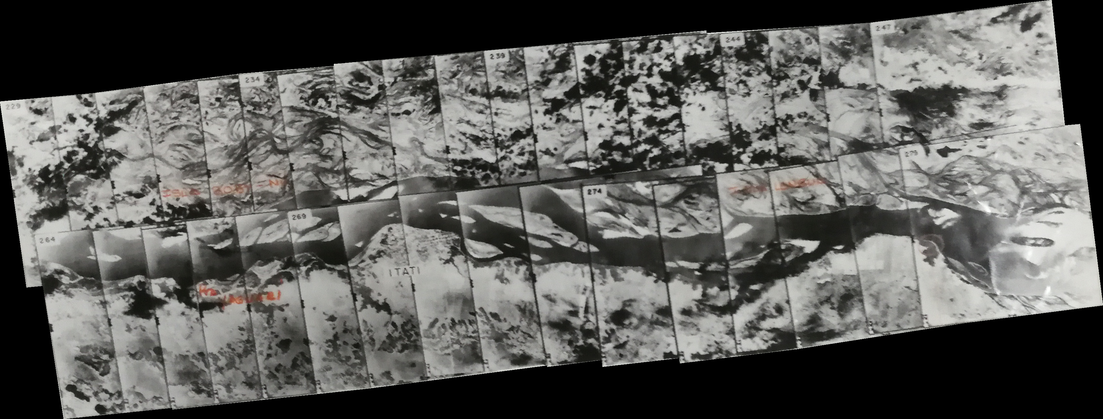
#> input picture images/A13-ZONA II - RIO PARANA - SECTOR 2-2.png, 1103 x 419 px, shrunk from 3391 x 1288 before the run; its folder holds 4 pictures in this run
$ python generate_transparent_a13.py
#> lines starting #> are read from the running program, lines starting #| are printed output that depends on the picture
### remove_background.py
from pathlib import Path
from collections import Counter
from PIL import Image
import argparse

SUPPORTED_EXTENSIONS = {'.png', '.tif', '.tiff'}


# [38 lines left out: function parse_args, not called in this run]


def pick_background_color(img, border=10):
    img = img.convert('RGBA')
    width, height = img.size
    samples = []
    pixels = img.load()

    # Take samples from the image border (top, bottom, left, right)
    for x in range(width):
        for y in range(min(border, height)):
            rgba = pixels[x, y]
            if rgba[3] > 0:
                samples.append(rgba[:3])
        for y in range(max(0, height - border), height):
            rgba = pixels[x, y]
            if rgba[3] > 0:
                samples.append(rgba[:3])

    for y in range(height):
        for x in range(min(border, width)):
            rgba = pixels[x, y]
            if rgba[3] > 0:
                samples.append(rgba[:3])
        for x in range(max(0, width - border), width):
            rgba = pixels[x, y]
            if rgba[3] > 0:
                samples.append(rgba[:3])

    if not samples:
        return (255, 255, 255)

    counter = Counter(samples)
    return counter.most_common(1)[0][0]


def distance_sq(c1, c2):
    return sum((a - b) ** 2 for a, b in zip(c1, c2))


def remove_background(img, bg_color, tolerance=32):
    img = img.convert('RGBA')
    width, height = img.size
    try:
        data = list(img.get_flattened_data())
    except AttributeError:
        data = list(img.getdata())
    threshold = tolerance * tolerance
    new_data = []

    for pixel in data:
        r, g, b, a = pixel
        if a == 0 or distance_sq((r, g, b), bg_color) <= threshold:
            new_data.append((r, g, b, 0))
        else:
            new_data.append(pixel)

    img.putdata(new_data)
    return img


# [6 lines left out: function should_process, not called in this run]


def process_image(path, output_root, source_root, tolerance, border, overwrite, dry_run):
    relative = path.relative_to(source_root)
    if overwrite and path.suffix.lower() == '.png':
        output_path = path
    else:
        output_path = Path(output_root) / relative
        output_path = output_path.with_suffix('.png')

    output_path.parent.mkdir(parents=True, exist_ok=True)

    if dry_run:
        print('[DRY RUN] would process:', path, '->', output_path)
        return

    with Image.open(path) as im:
        bg_color = pick_background_color(im, border=border)
        result = remove_background(im, bg_color, tolerance=tolerance)
        result.save(output_path, format='PNG')
        print('Saved', output_path)


# [21 lines left out: function main, not called in this run]


# [2 lines that do not run on import are left out]

### generate_transparent_a13.py
from pathlib import Path
from remove_background import process_image

source_root = Path('images')
output_root = Path('images_transparent')

png_files = sorted([p for p in source_root.glob('*A13*') if p.is_file() and p.suffix.lower() == '.png'])
print(f'Processing {len(png_files)} A13 PNG files...')
for idx, p in enumerate(png_files, start=1):
    print(f'[{idx}/{len(png_files)}] {p.name}')
    process_image(p, output_root, source_root, tolerance=32, border=10, overwrite=False, dry_run=False)
#> in process_image, im is the input picture: PIL image 1103x419 RGBA; mean R, G, B, A 92.9, 92.9, 90, 255
#> after the loop in pick_background_color, `for x in range(width):`: samples = 22060 items
#> after the loop in pick_background_color, `for y in range(height):`: samples = 30440 items
#> in pick_background_color, `counter = Counter(samples)`: counter = 1186 items
#> in process_image, `bg_color = pick_background_color(im, border=border)`: bg_color = (0, 0, 0)
#> in remove_background, `data = list(img.getdata())`: data = 462157 items
#> in remove_background, `img.putdata(new_data)`:
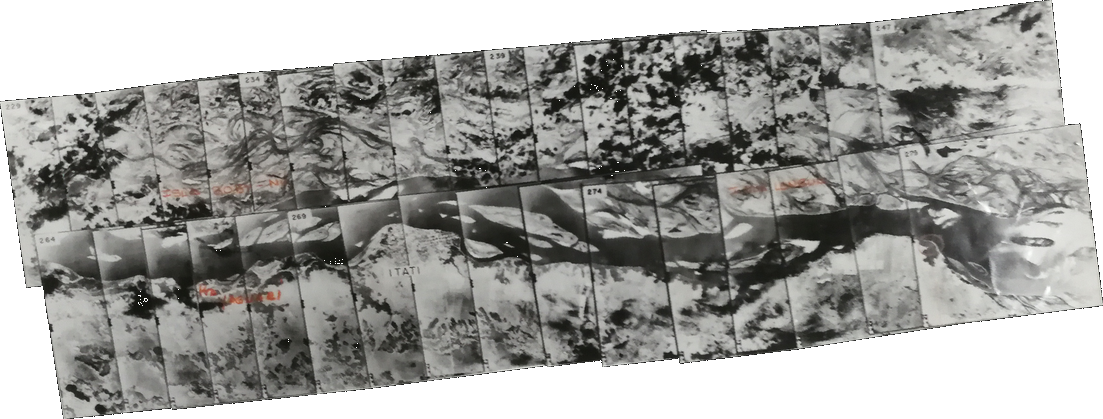
#> img: PIL image 1103x419 RGBA; mean R, G, B, A 92.9, 92.9, 90, 187.1; transparent parts drawn white
#> pass 2 of the loop `for idx, p in enumerate(png_files, start=1):`:
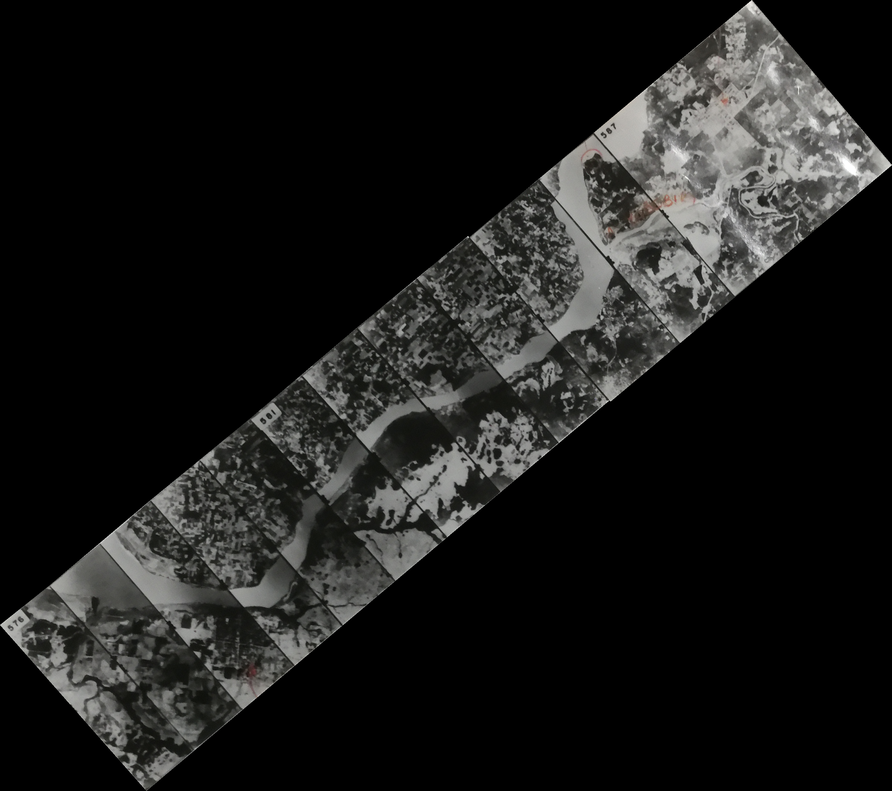
#> input picture images/A13-ZONA II - RIO PARANA - SECTOR 6 (SANTA ANA).png, 892 x 791 px, shrunk from 2743 x 2432 before the run
#> in process_image, im is the input picture: PIL image 892x791 RGBA; mean R, G, B, A 26.5, 26.6, 25.6, 255
#> data = 705572 items
#> in remove_background (call 2), `img.putdata(new_data)`:
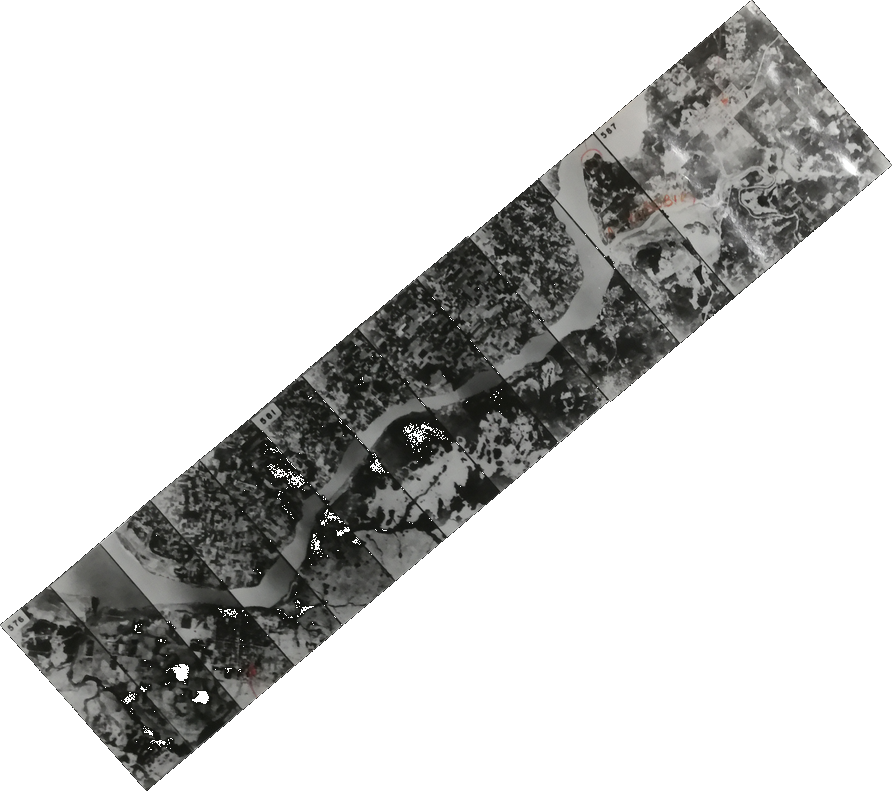
#> img: PIL image 892x791 RGBA; mean R, G, B, A 26.5, 26.6, 25.6, 76.5; transparent parts drawn white
#> pass 3 of the loop `for idx, p in enumerate(png_files, start=1):`:
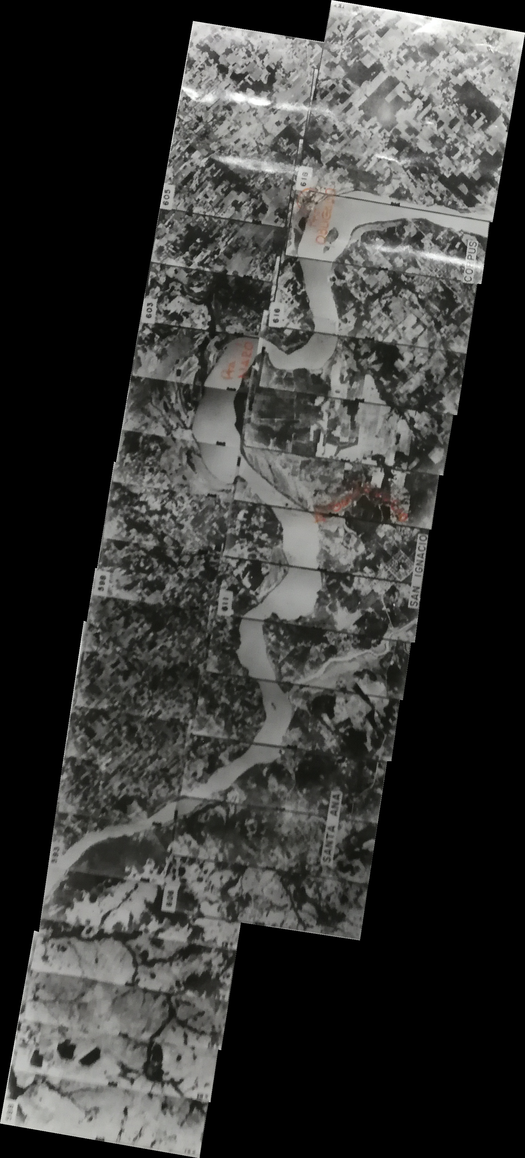
#> input picture images/A13-ZONA II - RIO PARANA - SECTOR 7 (SAN IGNACIO).png, 525 x 1158 px, shrunk from 1614 x 3560 before the run
#> in process_image, im is the input picture: PIL image 525x1158 RGBA; mean R, G, B, A 57.4, 57.5, 55.6, 255
#> in remove_background (call 3), `img.putdata(new_data)`:
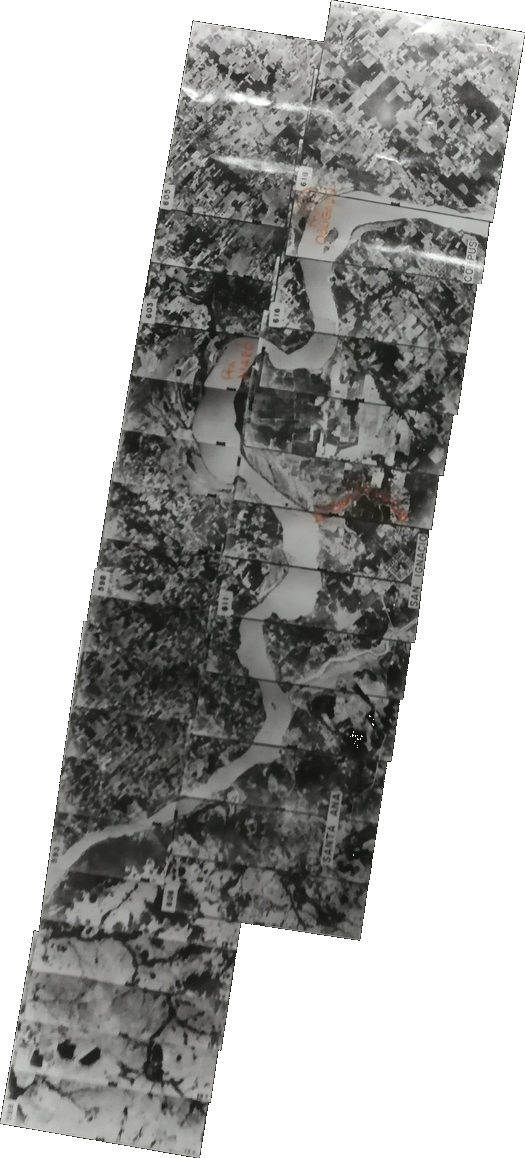
#> img: PIL image 525x1158 RGBA; mean R, G, B, A 57.4, 57.5, 55.6, 144.5; transparent parts drawn white
print('Done.')
